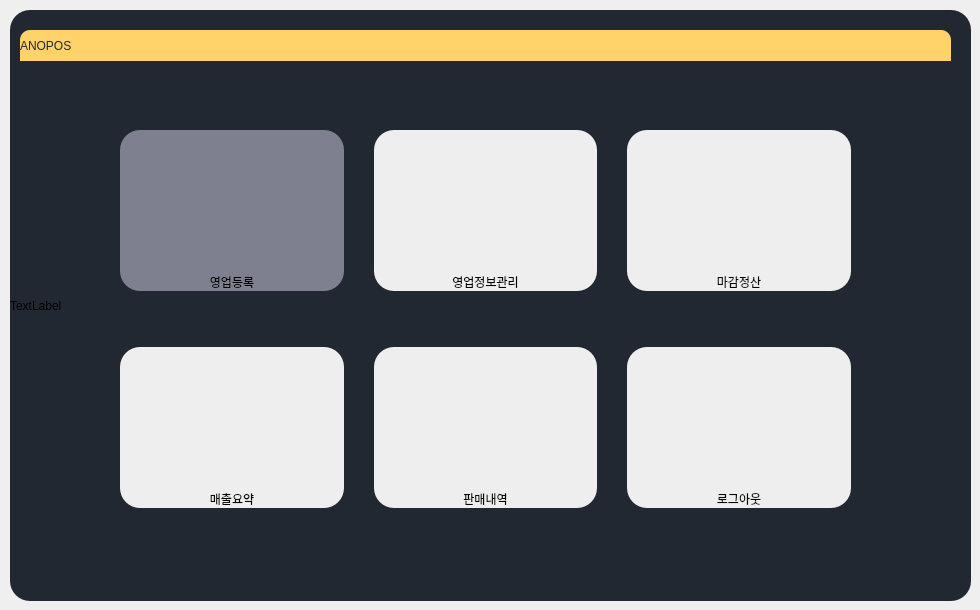
      <widget class="QWidget" name="stackedWidgetPage1">
       <widget class="QLabel" name="label_15">
        <property name="geometry">
         <rect>
          <x>10</x>
          <y>10</y>
          <width>961</width>
          <height>591</height>
         </rect>
        </property>
        <property name="styleSheet">
         <string notr="true">background-color: rgb(34, 40, 49);
border-radius:20px;</string>
        </property>
        <property name="text">
         <string>TextLabel</string>
        </property>
       </widget>
       <widget class="QLabel" name="label">
        <property name="geometry">
         <rect>
          <x>20</x>
          <y>30</y>
          <width>931</width>
          <height>31</height>
         </rect>
        </property>
        <property name="minimumSize">
         <size>
          <width>461</width>
          <height>31</height>
         </size>
        </property>
        <property name="styleSheet">
         <string notr="true">background-color: rgb(255, 211, 105);
color: rgb(34, 40, 49);
font: 87 18pt &quot;Arial Black&quot;;
border-top-right-radius:10px;
border-top-left-radius:10px;</string>
        </property>
        <property name="text">
         <string>ANOPOS</string>
        </property>
       </widget>
       <widget class="QWidget" name="layoutWidget">
        <property name="geometry">
         <rect>
          <x>120</x>
          <y>80</y>
          <width>731</width>
          <height>478</height>
         </rect>
        </property>
        <layout class="QGridLayout" name="gridLayout">
         <property name="horizontalSpacing">
          <number>30</number>
         </property>
         <item row="0" column="1">
          <widget class="QPushButton" name="menageSales">
           <property name="minimumSize">
            <size>
             <width>141</width>
             <height>161</height>
            </size>
           </property>
           <property name="styleSheet">
            <string notr="true">background-color: rgb(238, 238, 238);
border-radius:20px;
font: 75 13pt &quot;맑은 고딕&quot;;
text-align:bottom;
</string>
           </property>
           <property name="text">
            <string>영업정보관리</string>
           </property>
          </widget>
         </item>
         <item row="0" column="2">
          <widget class="QPushButton" name="pushButton">
           <property name="minimumSize">
            <size>
             <width>141</width>
             <height>161</height>
            </size>
           </property>
           <property name="styleSheet">
            <string notr="true">background-color: rgb(238, 238, 238);
border-radius:20px;
font: 75 13pt &quot;맑은 고딕&quot;;
text-align:bottom;
</string>
           </property>
           <property name="text">
            <string>마감정산</string>
           </property>
          </widget>
         </item>
         <item row="1" column="1">
          <widget class="QPushButton" name="pushButton_5">
           <property name="minimumSize">
            <size>
             <width>141</width>
             <height>161</height>
            </size>
           </property>
           <property name="styleSheet">
            <string notr="true">
background-color: rgb(238, 238, 238);
border-radius:20px;
font: 75 13pt &quot;맑은 고딕&quot;;
text-align:bottom;
</string>
           </property>
           <property name="text">
            <string>판매내역</string>
           </property>
          </widget>
         </item>
         <item row="0" column="0">
          <widget class="QPushButton" name="registSales">
           <property name="minimumSize">
            <size>
             <width>141</width>
             <height>161</height>
            </size>
           </property>
           <property name="styleSheet">
            <string notr="true">background-color: rgb(126, 128, 143);
border-radius:20px;
font: 75 13pt &quot;맑은 고딕&quot;;
text-align:bottom;
</string>
           </property>
           <property name="text">
            <string>영업등록</string>
           </property>
          </widget>
         </item>
         <item row="1" column="0">
          <widget class="QPushButton" name="salesSt">
           <property name="minimumSize">
            <size>
             <width>141</width>
             <height>161</height>
            </size>
           </property>
           <property name="styleSheet">
            <string notr="true">background-color: rgb(238, 238, 238);
border-radius:20px;
font: 75 13pt &quot;맑은 고딕&quot;;
text-align:bottom;
</string>
           </property>
           <property name="text">
            <string>매출요약</string>
           </property>
          </widget>
         </item>
         <item row="1" column="2">
          <widget class="QPushButton" name="logoutBtn">
           <property name="minimumSize">
            <size>
             <width>141</width>
             <height>161</height>
            </size>
           </property>
           <property name="styleSheet">
            <string notr="true">
background-color: rgb(238, 238, 238);
border-radius:20px;
font: 75 13pt &quot;맑은 고딕&quot;;
text-align:bottom;
</string>
           </property>
           <property name="text">
            <string>로그아웃</string>
           </property>
          </widget>
         </item>
        </layout>
       </widget>
      </widget>
